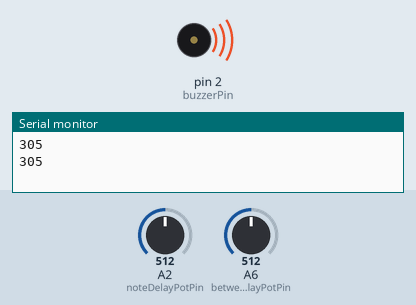
Simulated run of this sketch. Board: Arduino Nano, built with avr-gcc and run on an emulated ATmega328P. On the bench: buzzer (waves = sounding), the last lines printed to the serial monitor. Inputs (shaded band) come from the test bench; at power-on: A6 (betweenDelayPotPin) = 512, A2 (noteDelayPotPin) = 512.

Above: at 1.4 s.
1.5 s: A6 (betweenDelayPotPin) set to 716
4.8 s: A2 (noteDelayPotPin) set to 1010
At 5.3 s:
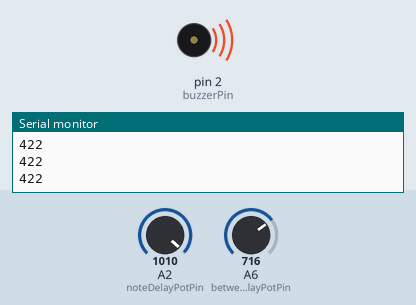
8.1 s: A2 (noteDelayPotPin) set to 1023
At 9.5 s:
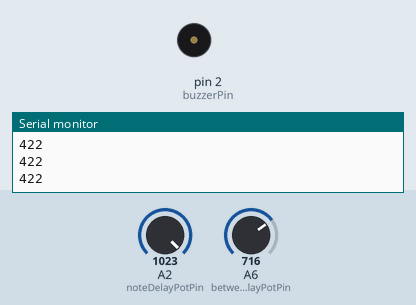
11.4 s: A6 (betweenDelayPotPin) set to 50
14.7 s: A2 (noteDelayPotPin) set to 900
At 15.1 s:
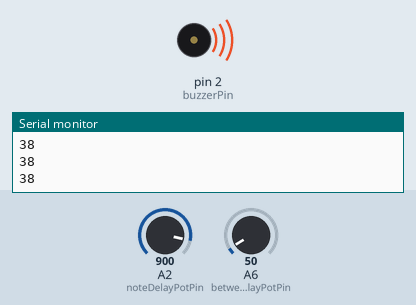
18.0 s: A2 (noteDelayPotPin) set to 716
Timing chart, 0 to 22.3 s (numbered marks = the images above; inputs shaded):
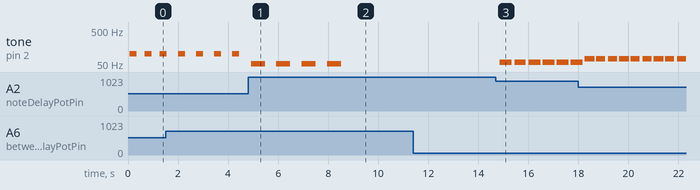

Measured:
- the behaviour switches between 1022 and 1023 on A2 (noteDelayPotPin) (found by bisection; images 1 and 2)
- after the input at 4.8 s, tone on pin 2 (buzzerPin): alternates 51 Hz for 0.56 s and silent for 0.46 s, starting after 0.12 s
- after the input at 8.1 s, tone on pin 2 (buzzerPin): goes on until 8.5 s, then stays silent
- after the input at 14.7 s, tone on pin 2 (buzzerPin): alternates 57 Hz for 0.48 s and silent for 0.08 s, starting after 0.15 s
- by itself, tone on pin 2 (buzzerPin): alternates 99 Hz for 0.28 s and silent for 0.44 s

The sketch:

SmoothChangeBuzzerNote.ino
```cpp
const int noteDelayPotPin = A2;
const int betweenDelayPotPin = A6;
const int buzzerPin = 2;

const int MIN_BUZZER_NOTE_DELAY = 60;
const int MAX_BUZZER_NOTE_DELAY = 10000;

const int MIN_BUZZER_BETWEEN_DELAY = 10;
const int MAX_BUZZER_BETWEEN_DELAY = 600;

void setup() {
  Serial.begin(9600);

  pinMode(noteDelayPotPin, INPUT);
  pinMode(betweenDelayPotPin, INPUT);
  pinMode(buzzerPin, OUTPUT);
}

int getDelay(float potVal, float minVal, float maxVal){
  return (((maxVal - minVal) / 1023.) * potVal) + minVal;
}

void loop() {

  int noteDelay = getDelay(analogRead(noteDelayPotPin), MIN_BUZZER_NOTE_DELAY, MAX_BUZZER_NOTE_DELAY);
  //Serial.println(noteDelay);


  for (int i = 0; i < 30; i++)
  {
    digitalWrite(buzzerPin, HIGH);
    delayMicroseconds(noteDelay);
    digitalWrite(buzzerPin, LOW);
    delayMicroseconds(noteDelay);
  }

  int betweenDelay = getDelay(analogRead(betweenDelayPotPin), MIN_BUZZER_BETWEEN_DELAY, MAX_BUZZER_BETWEEN_DELAY);
  Serial.println(betweenDelay);
  delay(betweenDelay);


}
```
